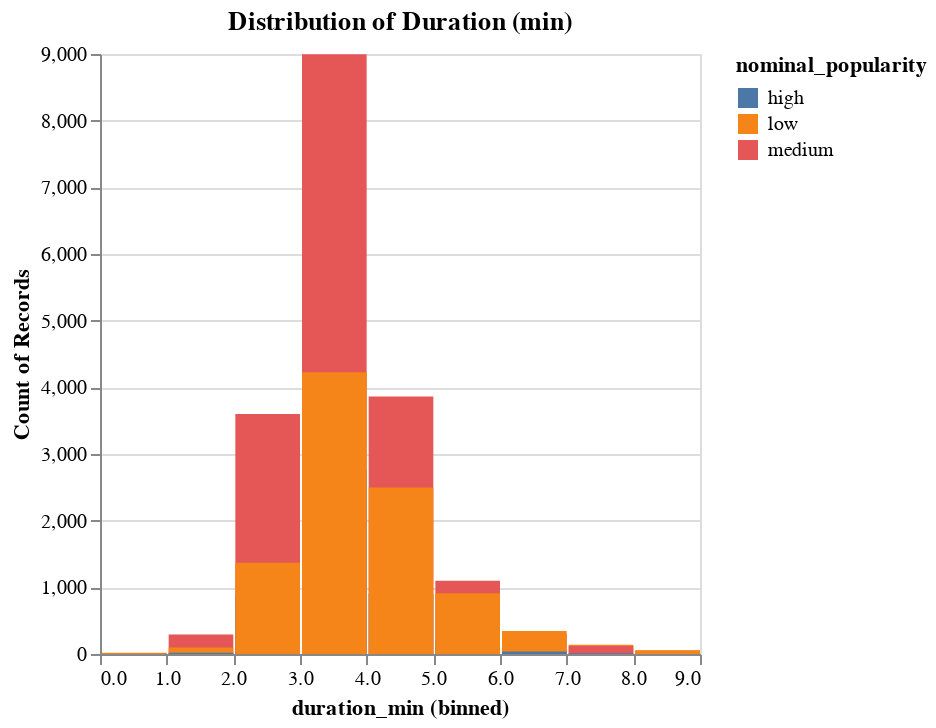

Notebook code cell kept with this figure:
### Code cell
# Function for Duration Chart
df['duration_min'] = df['duration_ms'] / 60000
def create_duration_chart(df):
    # Assuming 'duration_ms' is in milliseconds and we convert it to minutes
    chart = alt.Chart(df).mark_bar().encode(
        alt.X("duration_min:Q", bin=True),
        alt.Y('count()', stack=None),
        alt.Color('nominal_popularity:N')
    ).properties(
        title='Distribution of Duration (min)'
    )
    return chart

chart = alt.Chart(df).mark_bar().encode(
        alt.X("duration_min:Q", bin=True),
        alt.Y('count()', stack=None),
        alt.Color('nominal_popularity:N')
    ).properties(
        title='Distribution of Duration (min)'
    )
chart

### Figure 1 — Vega specification as saved in the notebook (floating-point values rounded to 4 significant figures)
{"$schema": "https://vega.github.io/schema/vega/v5.json", "data": [{"name": "source_0", "values": [{"__count": 8996, "bin_maxbins_10_duration_min": 3.0, "bin_maxbins_10_duration_min_end": 4.0, "nominal_popularity": "medium"}, {"__count": 3600, "bin_maxbins_10_duration_min": 2.0, "bin_maxbins_10_duration_min_end": 3.0, "nominal_popularity": "medium"}, {"__count": 880, "bin_maxbins_10_duration_min": 2.0, "bin_maxbins_10_duration_min_end": 3.0, "nominal_popularity": "high"}, {"__count": 3863, "bin_maxbins_10_duration_min": 4.0, "bin_maxbins_10_duration_min_end": 5.0, "nominal_popularity": "medium"}, {"__count": 2764, "bin_maxbins_10_duration_min": 3.0, "bin_maxbins_10_duration_min_end": 4.0, "nominal_popularity": "high"}, {"__count": 1370, "bin_maxbins_10_duration_min": 2.0, "bin_maxbins_10_duration_min_end": 3.0, "nominal_popularity": "low"}, {"__count": 4227, "bin_maxbins_10_duration_min": 3.0, "bin_maxbins_10_duration_min_end": 4.0, "nominal_popularity": "low"}, {"__count": 904, "bin_maxbins_10_duration_min": 4.0, "bin_maxbins_10_duration_min_end": 5.0, "nominal_popularity": "high"}, {"__count": 2499, "bin_maxbins_10_duration_min": 4.0, "bin_maxbins_10_duration_min_end": 5.0, "nominal_popularity": "low"}, {"__count": 291, "bin_maxbins_10_duration_min": 1.0, "bin_maxbins_10_duration_min_end": 2.0, "nominal_popularity": "medium"}, {"__count": 1099, "bin_maxbins_10_duration_min": 5.0, "bin_maxbins_10_duration_min_end": 6.0, "nominal_popularity": "medium"}, {"__count": 305, "bin_maxbins_10_duration_min": 6.0, "bin_maxbins_10_duration_min_end": 7.0, "nominal_popularity": "medium"}, {"__count": 208, "bin_maxbins_10_duration_min": 5.0, "bin_maxbins_10_duration_min_end": 6.0, "nominal_popularity": "high"}, {"__count": 910, "bin_maxbins_10_duration_min": 5.0, "bin_maxbins_10_duration_min_end": 6.0, "nominal_popularity": "low"}, {"__count": 140, "bin_maxbins_10_duration_min": 7.0, "bin_maxbins_10_duration_min_end": 8.0, "nominal_popularity": "low"}, {"__count": 121, "bin_maxbins_10_duration_min": 7.0, "bin_maxbins_10_duration_min_end": 8.0, "nominal_popularity": "medium"}, {"__count": 11, "bin_maxbins_10_duration_min": 7.0, "bin_maxbins_10_duration_min_end": 8.0, "nominal_popularity": "high"}, {"__count": 99, "bin_maxbins_10_duration_min": 1.0, "bin_maxbins_10_duration_min_end": 2.0, "nominal_popularity": "low"}, {"__count": 9, "bin_maxbins_10_duration_min": 8.0, "bin_maxbins_10_duration_min_end": 9.0, "nominal_popularity": "high"}, {"__count": 19, "bin_maxbins_10_duration_min": 1.0, "bin_maxbins_10_duration_min_end": 2.0, "nominal_popularity": "high"}, {"__count": 7, "bin_maxbins_10_duration_min": 0.0, "bin_maxbins_10_duration_min_end": 1.0, "nominal_popularity": "medium"}, {"__count": 345, "bin_maxbins_10_duration_min": 6.0, "bin_maxbins_10_duration_min_end": 7.0, "nominal_popularity": "low"}, {"__count": 39, "bin_maxbins_10_duration_min": 6.0, "bin_maxbins_10_duration_min_end": 7.0, "nominal_popularity": "high"}, {"__count": 54, "bin_maxbins_10_duration_min": 8.0, "bin_maxbins_10_duration_min_end": 9.0, "nominal_popularity": "medium"}, {"__count": 18, "bin_maxbins_10_duration_min": 0.0, "bin_maxbins_10_duration_min_end": 1.0, "nominal_popularity": "low"}, {"__count": 55, "bin_maxbins_10_duration_min": 8.0, "bin_maxbins_10_duration_min_end": 9.0, "nominal_popularity": "low"}]}, {"name": "source_0_y_domain___count", "values": [{"min": 7, "max": 8996}]}, {"name": "source_0_color_domain_nominal_popularity", "values": [{"nominal_popularity": "medium"}, {"nominal_popularity": "high"}, {"nominal_popularity": "low"}]}], "signals": [{"name": "bin_maxbins_10_duration_min_bins", "value": {"fields": ["duration_min"], "fname": "bin_duration_min", "start": 0.0, "step": 1.0, "stop": 9.0}}], "marks": [{"type": "rect", "name": "marks", "from": {"data": "source_0"}, "encode": {"update": {"fill": {"field": "nominal_popularity", "scale": "color"}, "x2": {"field": "bin_maxbins_10_duration_min", "scale": "x", "offset": {"signal": "0.5 + (abs(scale(\"x\", datum[\"bin_maxbins_10_duration_min_end\"]) - scale(\"x\", datum[\"bin_maxbins_10_duration_min\"])) < 0.25 ? -0.5 * (0.25 - (abs(scale(\"x\", datum[\"bin_maxbins_10_duration_min_end\"]) - scale(\"x\", datum[\"bin_maxbins_10_duration_min\"])))) : 0.5)"}}, "y": {"field": "__count", "scale": "y"}, "ariaRoleDescription": {"value": "bar"}, "x": {"field": "bin_maxbins_10_duration_min_end", "scale": "x", "offset": {"signal": "0.5 + (abs(scale(\"x\", datum[\"bin_maxbins_10_duration_min_end\"]) - scale(\"x\", datum[\"bin_maxbins_10_duration_min\"])) < 0.25 ? 0.5 * (0.25 - (abs(scale(\"x\", datum[\"bin_maxbins_10_duration_min_end\"]) - scale(\"x\", datum[\"bin_maxbins_10_duration_min\"])))) : -0.5)"}}, "y2": {"value": 0, "scale": "y"}, "description": {"signal": "\"duration_min (binned): \" + (!isValid(datum[\"bin_maxbins_10_duration_min\"]) || !isFinite(+datum[\"bin_maxbins_10_duration_min\"]) ? \"null\" : format(datum[\"bin_maxbins_10_duration_min\"], \"\") + \" – \" + format(datum[\"bin_maxbins_10_duration_min_end\"], \"\")) + \"; Count of Records: \" + (format(datum[\"__count\"], \"\")) + \"; nominal_popularity: \" + (isValid(datum[\"nominal_popularity\"]) ? datum[\"nominal_popularity\"] : \"\"+datum[\"nominal_popularity\"])"}}}, "style": ["bar"]}], "scales": [{"name": "x", "type": "linear", "domain": {"signal": "[bin_maxbins_10_duration_min_bins.start, bin_maxbins_10_duration_min_bins.stop]"}, "range": [0, {"signal": "width"}], "bins": {"signal": "bin_maxbins_10_duration_min_bins"}, "zero": false}, {"name": "y", "type": "linear", "domain": [{"signal": "(data(\"source_0_y_domain___count\")[0] || {}).min"}, {"signal": "(data(\"source_0_y_domain___count\")[0] || {}).max"}], "range": [{"signal": "height"}, 0], "zero": true, "nice": true}, {"name": "color", "type": "ordinal", "domain": {"data": "source_0_color_domain_nominal_popularity", "field": "nominal_popularity", "sort": true}, "range": "category"}], "axes": [{"scale": "y", "ticks": false, "labels": false, "grid": true, "aria": false, "zindex": 0, "tickCount": {"signal": "ceil(height/40)"}, "domain": false, "minExtent": 0, "gridScale": "x", "orient": "left", "maxExtent": 0}, {"scale": "x", "tickCount": {"signal": "ceil(width/10)"}, "zindex": 0, "labelFlush": true, "title": "duration_min (binned)", "orient": "bottom", "grid": false, "labelOverlap": true}, {"scale": "y", "title": "Count of Records", "zindex": 0, "labelOverlap": true, "orient": "left", "grid": false, "tickCount": {"signal": "ceil(height/40)"}}], "title": {"text": "Distribution of Duration (min)", "frame": "group"}, "style": "cell", "background": "white", "width": 300, "padding": 5, "height": 300, "legends": [{"fill": "color", "symbolType": "square", "title": "nominal_popularity"}]}
